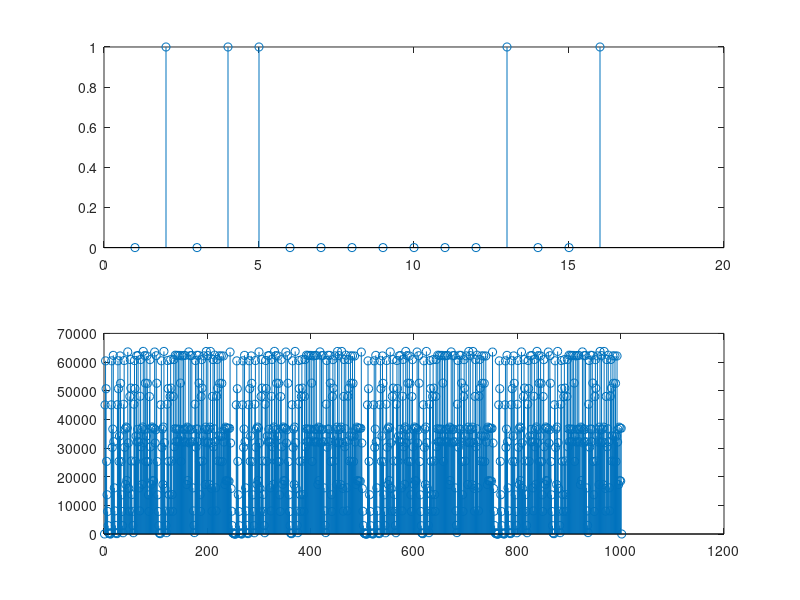

The MATLAB source for this figure:
clear all;
close all;

shift_reg = zeros(1, 16);
seed = [1 1 1 0 0 0 0 0 0 0 0 0 0 0 0 0];

shift_reg = seed;

num_itr = 1000;
values = zeros(1, num_itr+2);
for kk = 1:16
  values(1) = values(1) + (2*seed(kk))^(kk-1);
end


figure(1)
subplot(2,2,1)
stem(shift_reg)
subplot(2,2,2)
stem(values)
hold on


for ii = 1:num_itr+1
	shift_reg = circshift(shift_reg, -1);
	shift_reg(14) = xor(shift_reg(16), shift_reg(14));
	shift_reg(13) = xor(shift_reg(16), shift_reg(13));
    shift_reg(11) = xor(shift_reg(16), shift_reg(13));

    for kk = 1:16
      values(ii+1) = values(ii+1) + (2*shift_reg(kk))^(kk-1);
    end
    
    if (mod(ii,10) == 0 )
      pause(.05);
      subplot(2,1,1)
      stem(shift_reg)
      subplot(2,1,2)
      stem(values)
    end

     
end


